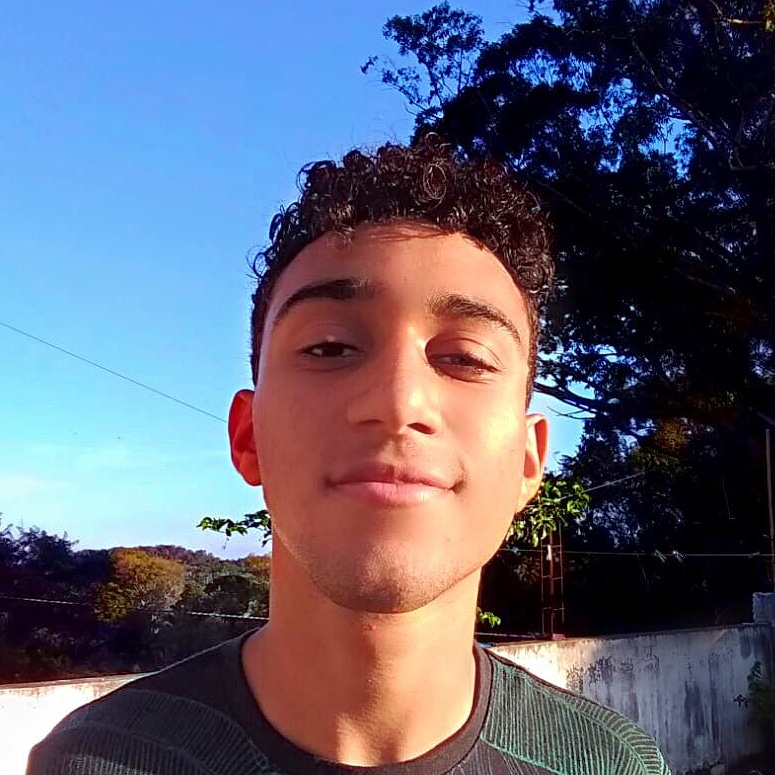
#> input picture pessoas/eu2.jpeg, 775 x 775 px, found by its file name
$ python exemplo1.py
#> lines starting #> are read from the running program, lines starting #| are printed output that depends on the picture; after the words box and inside, x2 and y2 are one past the last pixel; in counts of white or black regions, pixels touching at a corner belong together
import cv2  # biblioteca para manipulação e reconhecimento de imagens

# método classificador de faces

classificador = cv2.CascadeClassifier('cascades\haarcascade_frontalface_default.xml')

# armazena imagem / tratamento para preto e branco

imagem = cv2.imread('pessoas\\eu2.jpeg')
#> imagem is the input picture: shape (775, 775, 3); mean B, G, R 117, 98.2, 96
imagemCinza = cv2.cvtColor(imagem, cv2.COLOR_BGR2GRAY)
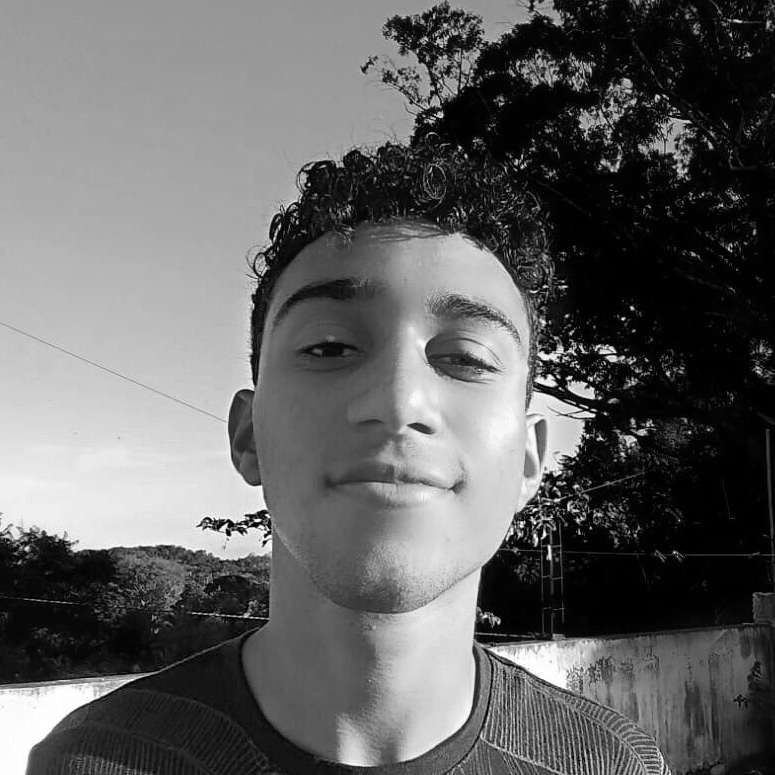
#> imagemCinza: shape (775, 775); min 0, max 255, mean 99.7

# parametros de escala, número minimio de vizinhos e tamanho minimo de rosto

facesDetectadas = classificador.detectMultiScale(imagemCinza, scaleFactor=1.1, minNeighbors=9, minSize=(30, 30))
#> facesDetectadas = [[232, 219, 347, 347]]

print(len(facesDetectadas))  # coordenadas em pixels dos rostos
#| 1
print(facesDetectadas)
#| [[232 219 347 347]]

# loop para destacar pixels em vermelho, criando retangulo em volta do rosto

for (x, y, l, a) in facesDetectadas:
    print(x, y, l, a)
    cv2.rectangle(imagem, (x, y), (x + l, y + a), (0, 0, 255), 2)
#> this loop made 1 pass
#| 232 219 347 347
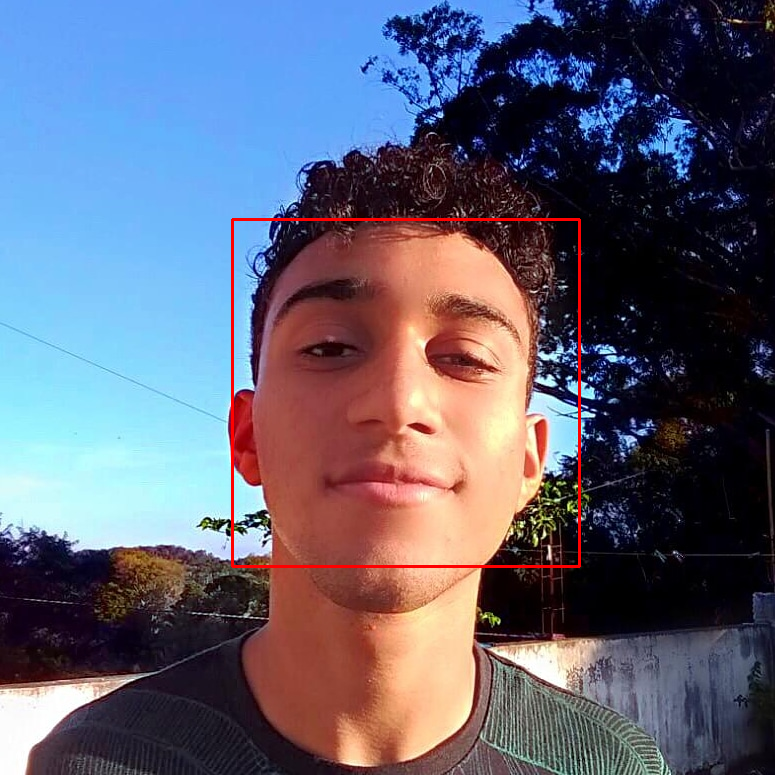
#> imagem: shape (775, 775, 3); 0.69% of pixels changed, all inside (x1, y1, x2, y2) = (231, 218, 581, 568)

cv2.imshow("Faces encontradas ", imagem)
cv2.waitKey()

$ run again, with pessoas/olho.jpg copied over pessoas/eu2.jpeg
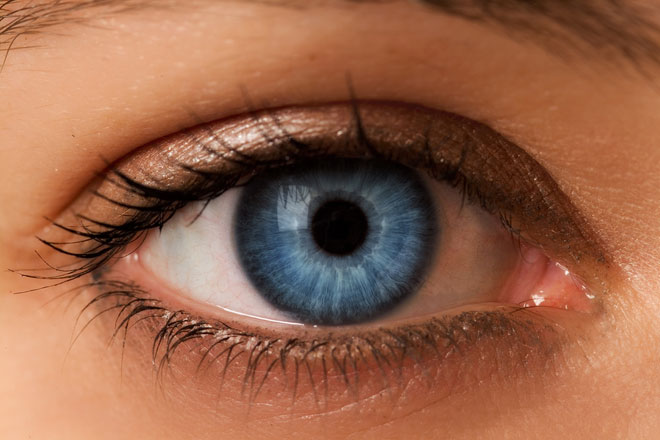
#> input picture pessoas/olho.jpg, 660 x 440 px, found by its file name
#> imagem is the input picture: shape (440, 660, 3); mean B, G, R 74.2, 99.8, 152.5
#> `imagemCinza = cv2.cvtColor(imagem, cv2.COLOR_BGR2GRAY)`:
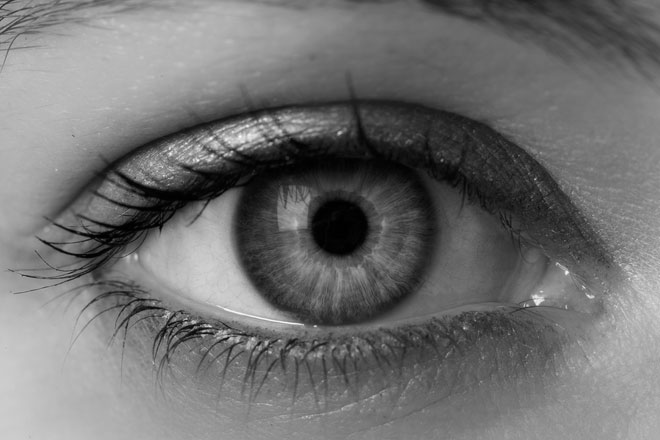
#> imagemCinza: shape (440, 660); min 0, max 253, mean 112.7
#> facesDetectadas = ()
#| 0
